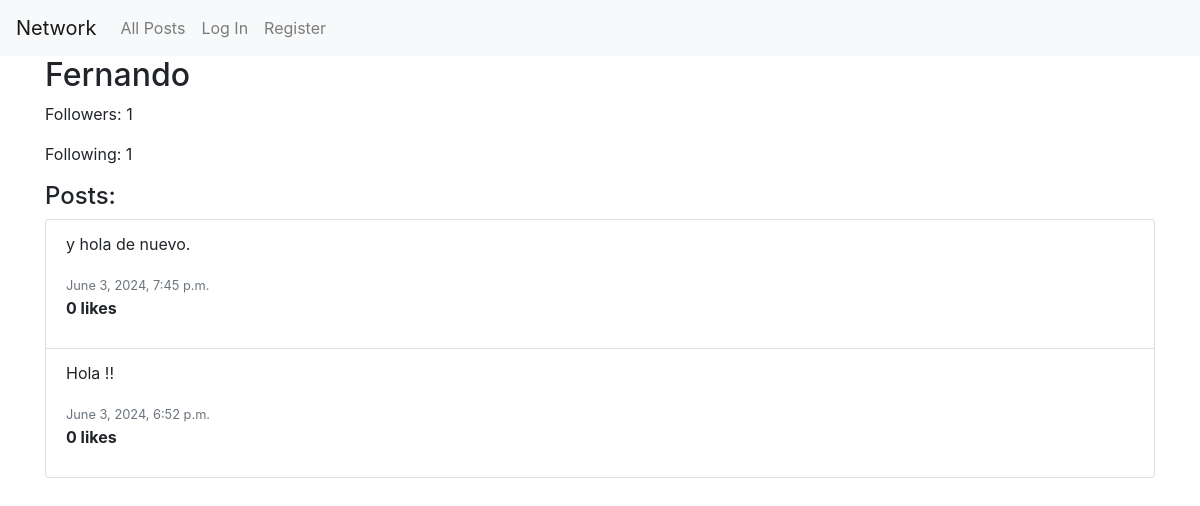
Before: /profile/Fernando/ with the older database file.
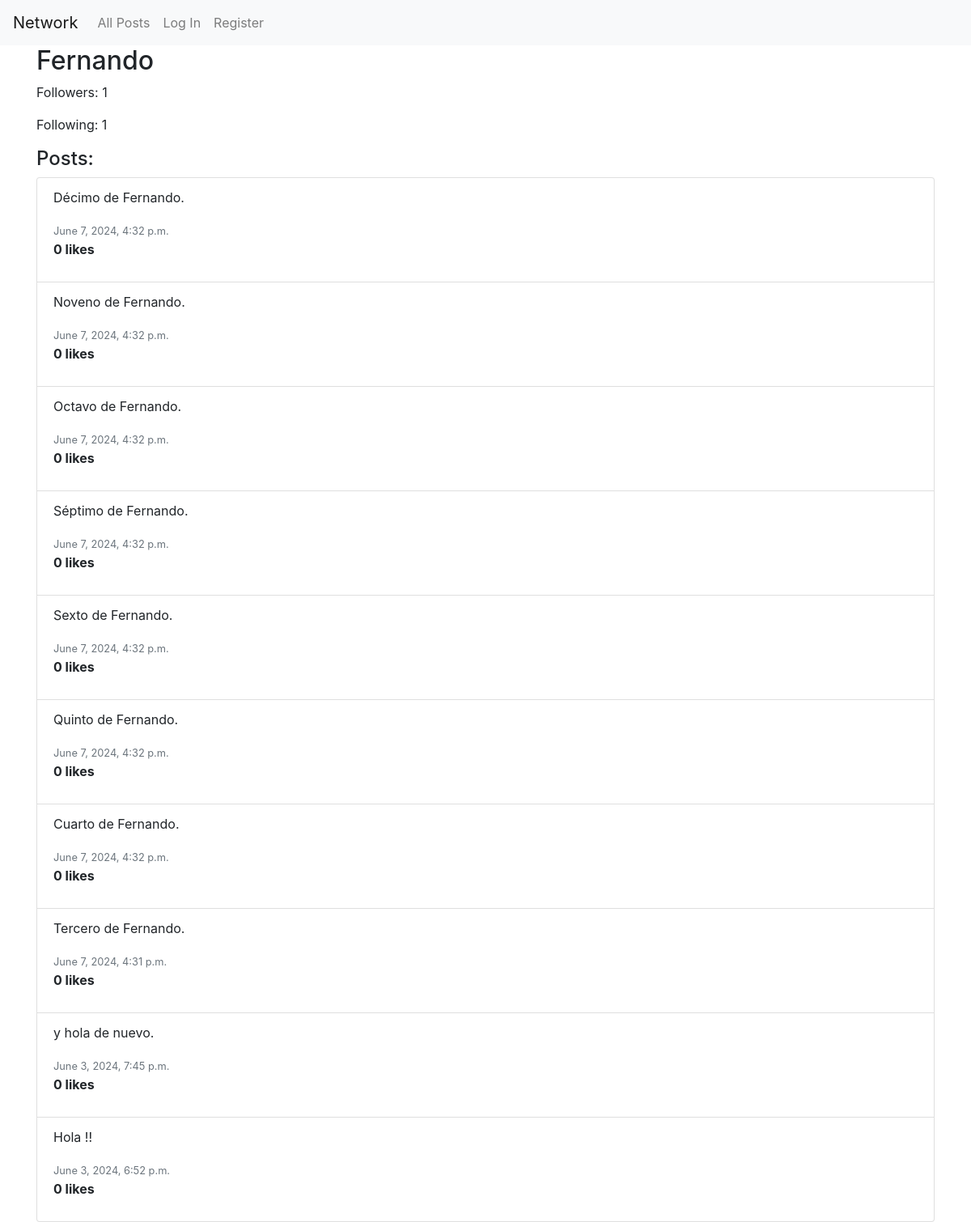
After: the same page with the newer database file.
### network/models.py (models this page shows, shortened)
class User(AbstractUser):
    pass

class Post(models.Model):
    user = models.ForeignKey(User, on_delete=models.CASCADE, related_name="posts")
    content = models.TextField(blank=True)
    timestamp = models.DateTimeField(auto_now_add=True)

### network/views.py (the view)
# urls.py: path('profile/<str:username>/', views.profile, name='profile'),  # Ruta para ver el perfil de usuario
def profile(request, username):
    user_profile = get_object_or_404(User, username=username)
    user_with_counts = User.objects.filter(username=username).annotate(
        followers_count=Count('followed'),  # followed es el related_name para los seguidores
        following_count=Count('follower')   # follower es el related_name para los seguidos
    ).get()
    posts = Post.objects.filter(user=user_profile).annotate(likes_count=Count('liked')).order_by('-timestamp')
    following = False
    if request.user.is_authenticated:
        following = Follow.objects.filter(user=request.user, following=user_profile).exists()
    return render(request, "network/profile.html", {
        "posts": posts,
        "user_profile": user_profile,
        "followers_count": user_with_counts.followers_count,
        "following_count": user_with_counts.following_count,
        "following": following
    })

### network/templates/network/profile.html (shortened to what this page needs)
{% extends "network/layout.html" %}
{% block body %}
<div class="container">
    <h2>{{ user_profile.username }}</h2>
    <p>Followers: {{ followers_count }}</p>
    <p>Following: {{ following_count }}</p>
    <h4>Posts:</h4>
    <ul class="list-group">
        {% for post in posts %}
            <li class="list-group-item">
                <p>{{ post.content }}</p>
                <small class="text-muted">{{ post.timestamp }}</small>
                <p><strong>{{ post.likes_count }} likes</strong></p>
            </li>
        {% endfor %}
    </ul>
</div>
{% endblock %}

### network/templates/network/layout.html (shortened to what this page needs)
{% load static %}
<!DOCTYPE html>
<html lang="en">
    <head>
        <link rel="stylesheet" href="https://stackpath.bootstrapcdn.com/bootstrap/4.4.1/css/bootstrap.min.css">
        <link href="{% static 'network/styles.css' %}" rel="stylesheet">
    </head>
    <body>
        <nav class="navbar navbar-expand-lg navbar-light bg-light">
            <a class="navbar-brand" href="#">Network</a>
            <div>
              <ul class="navbar-nav mr-auto">
                <li class="nav-item">
                  <a class="nav-link" href="{% url 'network:index' %}">All Posts</a>
                </li>
                {% if user.is_authenticated %}
                    <li class="nav-item">
                        {% with username=request.user.username|default:"default_username" %}
                            <a class="nav-link" href="{% url 'network:following' %}">Following</a>
                        {% endwith %}
                    </li>
                    <li class="nav-item">
                        <a class="nav-link" href="{% url 'network:logout' %}">Log Out</a>
                    </li>
                {% else %}
                    <li class="nav-item">
                        <a class="nav-link" href="{% url 'network:login' %}">Log In</a>
                    </li>
                    <li class="nav-item">
                        <a class="nav-link" href="{% url 'network:register' %}">Register</a>
                    </li>
                {% endif %}
              </ul>
            </div>
          </nav>
        <div class="body">
            {% block body %}
            {% endblock %}
        </div>
    </body>
</html>

Changed rows visible on the page:
added Post: content "Décimo de Fernando.", timestamp "June 7, 2024, 4:32 p.m.", likes_count "0"
added Post: content "Noveno de Fernando.", timestamp "June 7, 2024, 4:32 p.m.", likes_count "0"
added Post: content "Octavo de Fernando.", timestamp "June 7, 2024, 4:32 p.m.", likes_count "0"
added Post: content "Séptimo de Fernando.", timestamp "June 7, 2024, 4:32 p.m.", likes_count "0"
added Post: content "Sexto de Fernando.", timestamp "June 7, 2024, 4:32 p.m.", likes_count "0"
added Post: content "Quinto de Fernando.", timestamp "June 7, 2024, 4:32 p.m.", likes_count "0"
added Post: content "Cuarto de Fernando.", timestamp "June 7, 2024, 4:32 p.m.", likes_count "0"
added Post: content "Tercero de Fernando.", timestamp "June 7, 2024, 4:31 p.m.", likes_count "0"
